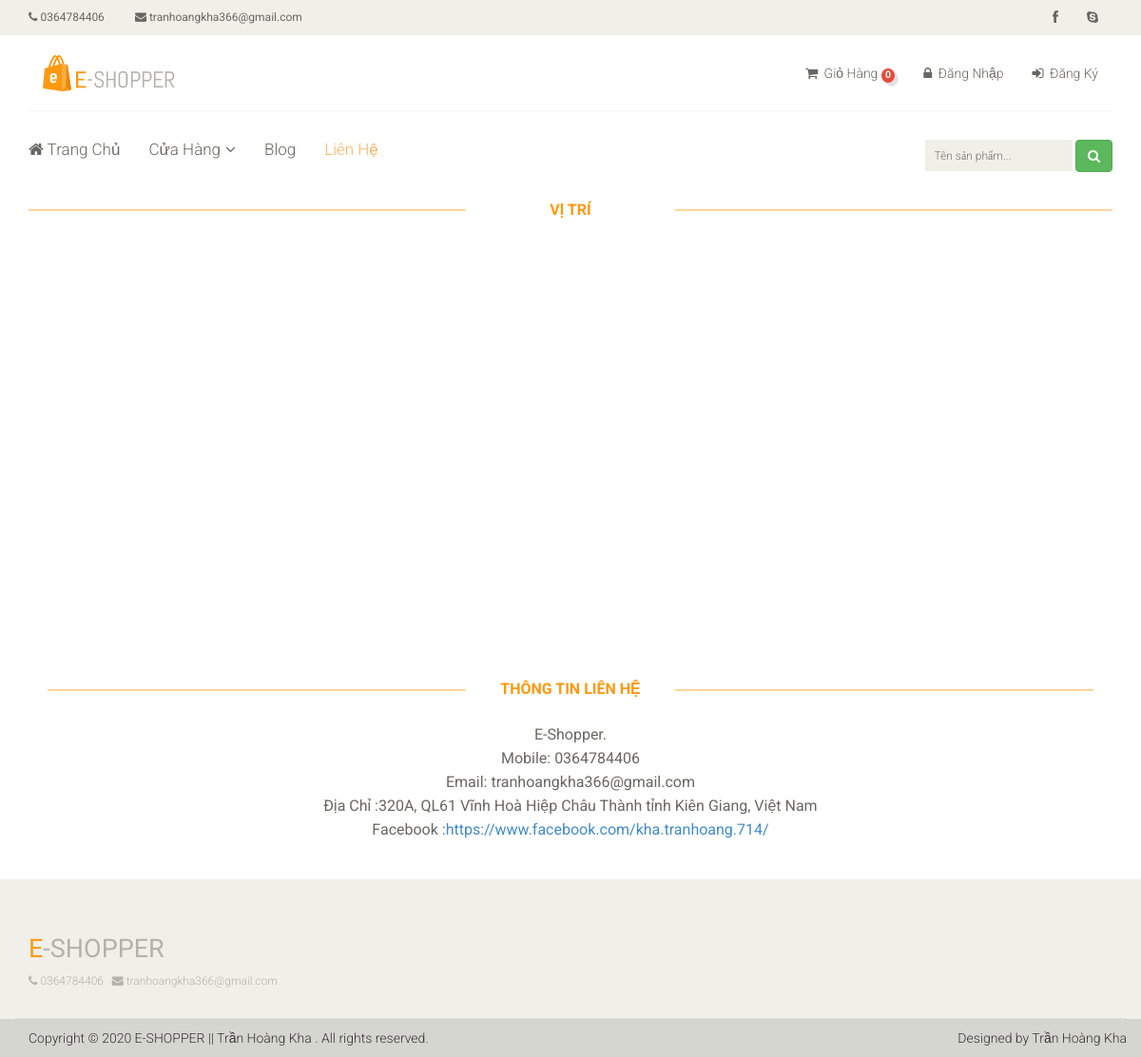
The page /contact.php on the database its author committed.
### tables this page shows
CREATE TABLE `lienhe` (
  `id` int(11) NOT NULL,
  `DienThoai` varchar(12) NOT NULL,
  `Email` varchar(100) NOT NULL,
  `LinkFace` varchar(50) NOT NULL,
  `DiaChi` varchar(100) NOT NULL,
  `KinhDo` varchar(15) NOT NULL,
  `ViDo` varchar(15) NOT NULL
);

### libraries/Function.php (called while the page is built, shortened)
<?php
	function base_url()
	{
		return $url= "http://localhost/public_html/";
	}
?>

### libraries/Database.php (called while the page is built, shortened)
<?php
	class Database
	{
		public $link;
		public function __construct()
		{
			$this->link =  mysqli_connect("localhost" ,"root","","thoitrang") or die();
			mysqli_set_charset($this->link,"utf8");
		}
		public function fetchsql($sql)
		{
			$result= mysqli_query($this->link,$sql) or die("Lỗi truy vấn fetchsql" . mysqli_error($this->link));
			$data=[];
			if($result)
			{
				while ($num = mysqli_fetch_assoc($result))
				{
					$data []= $num;
				}
			}
			return $data;
		}
	}
?>

### autoload/autoload.php (called while the page is built, shortened)
<?php
	require_once __DIR__. "/../libraries/Database.php";
	require_once __DIR__."/../libraries/Function.php";
  	$db= new Database;
    $sqlcontact = "SELECT * FROM lienhe LIMIT 1";
    $contact = $db -> fetchsql($sqlcontact);
?>

### contact.php (the view, shortened to what this page needs)
<?php
    $open ="contact";
	require_once __DIR__. "/autoload/autoload.php";
?>
<?php require_once __DIR__. "/layouts/header.php";  ?>
		 <div id="contact-page" class="container">
    	<div class="bg">
	    	<div class="row">
	    		<div class="col-sm-12">
					<h2 class="title text-center">Vị Trí</h2>
					<div id="map" class="contact-map">
					</div>
				</div>
			</div>
    		<div class="row">
	    	  <?php foreach ($contact as $value): ?>
	    		<div class="col-sm-12">
	    			<div class="contact-info">
	    				<h2 class="title text-center">Thông Tin Liên Hệ</h2>
	    				<address class="text-center">
	    					<p>E-Shopper.</p>
	    					<p>Mobile: <?php echo $value['DienThoai'] ?></p>
							<p>Email: <?php echo $value['Email'] ?></p>
							<p>Địa Chỉ :<?php echo $value['DiaChi'] ?></p>
							<p>Facebook :<a href="<?php echo $value['LinkFace'] ?>"><?php echo $value['LinkFace'] ?></a></p>
	    				</address>
	    			</div>
    			</div>
    			<?php endforeach; ?>
	    	</div>
    	</div>
    </div>
<?php require_once __DIR__. "/layouts/footer.php";  ?>

### layouts/header.php (shortened to what this page needs)
<!DOCTYPE html>
<html lang="en">
<head>
    <link href="<?php echo base_url() ?>public/fontend/css/bootstrap.min.css" rel="stylesheet">
    <link href="<?php echo base_url() ?>public/fontend/css/font-awesome.min.css" rel="stylesheet">
    <link href="<?php echo base_url() ?>public/fontend/css/prettyPhoto.css" rel="stylesheet">
    <link href="<?php echo base_url() ?>public/fontend/css/price-range.css" rel="stylesheet">
    <link href="<?php echo base_url() ?>public/fontend/css/animate.css" rel="stylesheet">
	<link href="<?php echo base_url() ?>public/fontend/css/main.css" rel="stylesheet">
	<link href="<?php echo base_url() ?>public/fontend/css/responsive.css" rel="stylesheet">
	<link href="<?php echo base_url() ?>public/fontend/css/starrr.css" rel="stylesheet">
	<link rel="stylesheet" href="https://cdnjs.cloudflare.com/ajax/libs/rateYo/2.3.2/jquery.rateyo.min.css">
</head>
<body>
	<header id="header">
		<div class="header_top">
			<div class="container">
			    <?php foreach ($contact as $value): ?>
				<div class="row">
					<div class="col-sm-6">
						<div class="contactinfo">
							<ul class="nav nav-pills">
								<li><a href="contact.php"><i class="fa fa-phone"></i> <?php echo $value['DienThoai'] ?></a></li>
								<li><a href="contact.php"><i class="fa fa-envelope"></i> <?php echo $value['Email'] ?></a></li>
							</ul>
						</div>
					</div>
					<div class="col-sm-6">
						<div class="social-icons pull-right">
							<ul class="nav navbar-nav">
								<li><a href="<?php echo $value['LinkFace'] ?>"><i class="fa fa-facebook"></i></a></li>
								<li><a href="contact.php"><i class="fa fa-skype"></i></a></li>
							</ul>
						</div>
					</div>
				</div>
				<?php endforeach; ?>
			</div>
		</div>
		<div class="header-middle">
			<div class="container">
				<div class="row">
					<div class="col-md-4 clearfix">
						<div class="logo pull-left">
							<a href="index.php"><img src="<?php echo base_url() ?>public/fontend/images/home/logo.png" alt="" /></a>
						</div>
					</div>
					<div class="col-md-8 clearfix">
						<div class="shop-menu clearfix pull-right shop-menu2">
							<ul class="nav navbar-nav">
								<li><a class="<?php echo isset($open) && $open == 'cart' ? 'active' : '' ?>" href="cart.php"><i class="fa fa-shopping-cart"></i> Giỏ Hàng
								<?php
	                        		if (isset($_SESSION['cart']))
	                        		{
	                            		$count = count($_SESSION['cart']);
	                            		echo "<span class='badge_red'>$count</span>";
	                        		}
	                        		else
	                        		{
	                            		echo "<span class='badge_red'>0</span>";
	                        		}
                        		?>
								</a></li>
								<?php if(isset($_SESSION['name_user'])): ?>
								<li><a href="" class="name-user">Xin Chào : <?php echo $_SESSION['name_user'] ?></a></li>
								<div class="btn-group pull-right clearfix">
									<div class="btn-group">
									<button type="button" class="btn btn-default dropdown-toggle usa" data-toggle="dropdown">
										Tài Khoản
									<span class="caret"></span>
									</button>
									<ul class="dropdown-menu">
										<li><a href="profile.php?id=<?php echo $_SESSION['name_id'] ?>"><i class="fa fa-user"></i> Hồ sơ</a></li>
										<li><a href="don-hang.php?id=<?php echo $_SESSION['name_id'] ?>"><i class="fa fa-align-justify"></i> Đơn hàng</a></li>
										<li><a href="doi-mat-khau.php?id=<?php echo $_SESSION['name_id'] ?>"><i class="fa fa-unlock"></i> Đổi Mật Khẩu</a></li>
										<hr style="margin: 10px">
										<li><a onClick="return window.confirm('Bạn có chắc muốn đăng xuất không?')" href="thoat.php"><i class="fa fa-sign-out"></i> Đăng Xuất</a></li>
									</ul>
									</div>
								</div>
								<?php else:  ?>
									<li><a class="<?php echo isset($open) && $open == 'login' ? 'active' : '' ?>" href="dang-nhap.php"><i class="fa fa-lock"></i> Đăng Nhập</a></li>
									<li><a class="<?php echo isset($open) && $open == 'resign' ? 'active' : '' ?>" href="dang-ky.php"><i class="fa fa-sign-in"></i> Đăng Ký</a></li>
								<?php endif; ?>
                            </ul>
                        </div>
					</div>
				</div>
			</div>
		</div>
		<div class="header-bottom">
			<div class="container">
				<div class="row">
					<div class="col-sm-8">
						<div class="mainmenu pull-left">
							<ul class="nav navbar-nav collapse navbar-collapse">
								<li><a href="index.php" class="<?php echo isset($open) && $open == 'index' ? 'active' : '' ?>"><i class="fa fa-home"></i> Trang Chủ</a></li>
								<li class="dropdown"><a class="<?php echo isset($open) && $open == 'sale' || $open == 'cart' ? 'active' : '' ?>" href="">Cửa Hàng<i class="fa fa-angle-down"></i></a>
                                </li>
								<li class="dropdown"><a class="<?php echo isset($open) && $open == 'blog' ? 'active' : '' ?>" href="blog.php"> Blog</a>
                                </li>
								<li><a class="<?php echo isset($open) && $open == 'contact' ? 'active' : '' ?>" href="contact.php">Liên Hệ</a></li>
							</ul>
						</div>
					</div>
					<div class="col-sm-3 col-sm-offset-1">
						<div class="single-widget search_box pull-right">
							<form action="search.php" name="search_box" method="GET">
								<input type="text" placeholder="Tên sản phẩm..." name="search" value="<?php if(isset($search)): echo $search; else: echo ''; endif; ?>" />
								<button type="submit" class="btn btn-success" value="Search" name="query"><i class="fa fa-search"></i></button>
							</form>
						</div>
					</div>
				</div>
			</div>
		</div>
	</header>

### layouts/footer.php (shortened to what this page needs)
<footer id="footer">
		<div class="footer-top">
			<div class="container">
				<div class="row">
					<div class="col-sm-12">
						<div class="companyinfo">
							<h2><span>e</span>-shopper</h2>
							<?php foreach ($contact as $value): ?>
							    <p>
							        <i class="fa fa-phone"></i> <?php echo $value['DienThoai'] ?> &nbsp
							        <i class="fa fa-envelope"></i> <?php echo $value['Email'] ?>
							        </p>
							<?php endforeach; ?>
						</div>
					</div>
				</div>
			</div>
		</div>
		<div class="footer-bottom">
			<div class="container">
				<div class="row">
					<p class="pull-left">Copyright © 2020 E-SHOPPER || Trần Hoàng Kha . All rights reserved.</p>
					<p class="pull-right">Designed by <span>Trần Hoàng Kha</span></p>
				</div>
			</div>
		</div>
	</footer>
</body>
</body>
</html>

### rows shown on the page
lienhe: DienThoai "0364784406", Email "tranhoangkha366@gmail.com", DiaChi "320A, QL61 Vĩnh Hoà Hiệp Châu Thành tỉnh Kiên Giang, Việt Nam", LinkFace "https://www.facebook.com/kha.tranhoang.714/"
